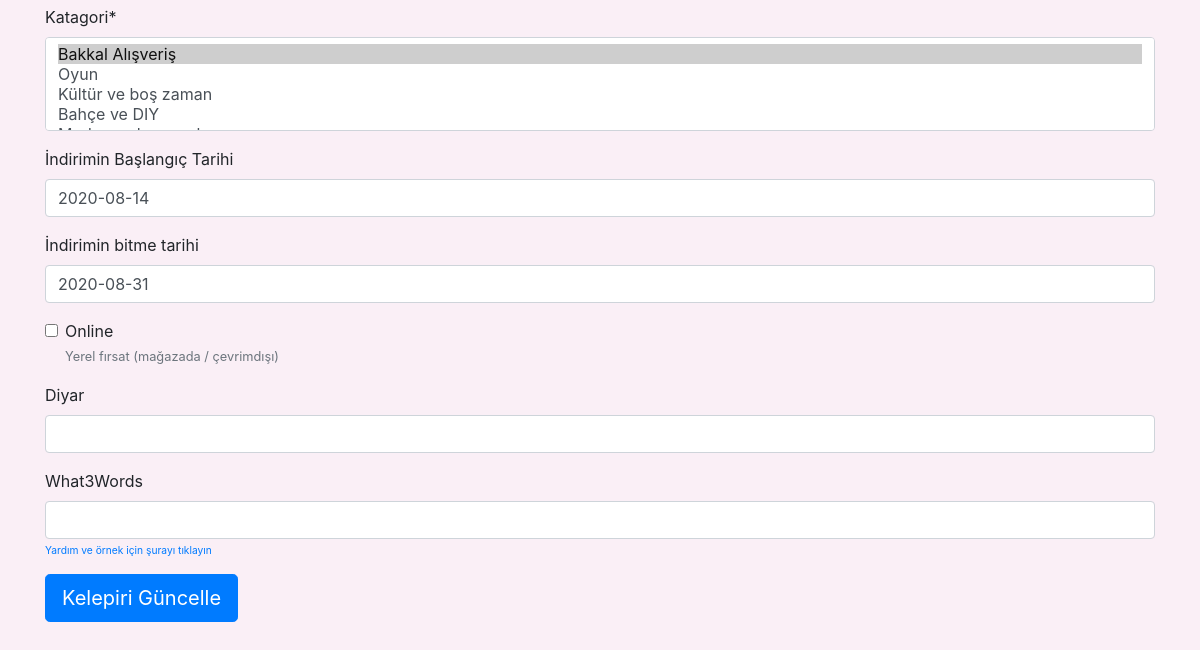
The page /madde_guncelle/1 (signed in, lower part) on the database as committed earlier.
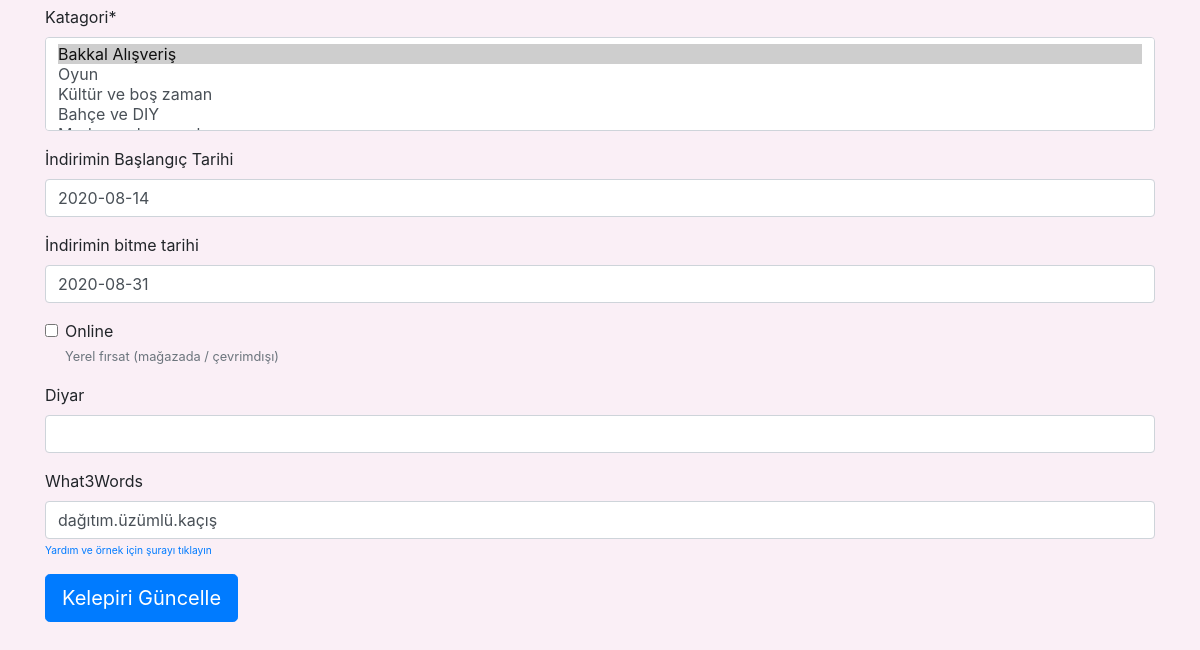
The same page on the database as committed later.
### madde/models.py (models this page shows, shortened)
class Maddeler(models.Model):
    paylasan = models.ForeignKey(User, on_delete=models.CASCADE)
    url = models.URLField(max_length=200, blank=True, null=True, help_text='<small>Kelepir internetten bulunduysa şurda websiteyi paylaşın</small>')
    satici = models.CharField(max_length=200, blank=True)
    fiyat = models.DecimalField(max_digits=8, decimal_places=2, help_text='İndirimli fıyat')
    orjinalFiyat = models.DecimalField(max_digits=8, decimal_places=2, blank=True, null=True, help_text='Orjinal fiyat', verbose_name='orjinal Fiyatı')
    kargo = models.BooleanField(help_text='Kargo ücretsizse burayı tıklayın',null=True)
    kupon = models.CharField(max_length=100, null=True, blank=True, help_text='Bildirmek istediğiniz kupon varsa, buraya yazın')
    baslik = models.CharField(max_length=300, help_text='Kısa bir tanımlayıcı başlık', verbose_name='Başlık')
    ayrintilar = RichTextField(max_length=1000, help_text='Kelepiri kendi sözlerinizle anlatın ve neden kaçılmaz fırsat olduğunu başkalarına açıklayın.' ,verbose_name='Detaylı ayrıntılar')
    goruntu = models.ImageField(upload_to='madde_goruntuleri', null=True, blank=True, default="madde_goruntuleri/shopping.jpg", help_text='bir resim yüklemek, başkalarının anlaşmayı daha iyi anlamasına yardımcı olur', verbose_name='Görüntü')
    katagori = models.ManyToManyField('Katagoriler')
    bas_tarih = models.DateField(blank=True, null=True,verbose_name='İndirimin Başlangıç Tarihi')
    son_tarih = models.DateField(blank=True, null=True, verbose_name='İndirimin bitme tarihi')
    online = models.BooleanField(help_text='Yerel fırsat (mağazada / çevrimdışı)')
    diyar = models.CharField(max_length=100, null=True, blank=True)
    derece = models.IntegerField(default='0', null=True, blank=True)
    duyurmaTarihi = models.DateTimeField(default=timezone.now) # auto_now=False, auto_now_add=True, blank=True
    kaynamavakti = models.DateTimeField(null=True, blank=True, auto_now=False, auto_now_add=False)
    bookmarked = models.ManyToManyField(User, related_name='bookmarked', default=None, blank=True)
    tukenmiscagiri = models.ManyToManyField(User, related_name='expired_call', default=None, blank=True)
    tukenmisSayi = models.IntegerField(default=0, null=True, blank=True)
    aktif = models.BooleanField(default=True)
    oylar = models.IntegerField(default=0, null=True, blank=True)
    oyveren = models.ManyToManyField(User, blank=True, related_name="collected_votes")
    w3w = models.CharField(max_length=100, null=True, blank=True,verbose_name='What3Words', help_text='<a href="https://what3words.com/susma.hurma.e%C5%9Fyal%C4%B1"><small>Yardım ve örnek için şurayı tıklayın</small></a>')
    comments = GenericRelation(Comment)
    """@property
    def total_degrees(self):
        return self.derece"""

### madde/views.py (the view)
# urls.py: path('madde_guncelle/<int:pk>', views.madde_guncelle, name='madde_guncelle'),
@login_required
def madde_guncelle(request, pk):
    madde = Maddeler.objects.get(id=pk)
    if request.method == 'POST':
        edit_form = DealEditForm(data=request.POST or None, instance=madde, files=request.FILES)
        if edit_form.is_valid():
            edit_form.save()
            return redirect('madde_detay', pk=madde.id)
    else:
        edit_form = DealEditForm(instance=madde)
    context = {
        'edit_form': edit_form,
        'madde':madde,
    }
    return render(request, 'madde/deal_edit.html', context)

### madde/forms.py
class DealEditForm(forms.ModelForm):
    class Meta:
        model = Maddeler
        exclude = ('paylasan','derece', 'duyurmaTarihi', 'kaynamavakti', 'bookmarked', 'tukenmiscagiri', 'tukenmisSayi', 'aktif', 'oylar', 'oyveren','allow_comments')

### madde/models.py (called while the page is built)
    def __str__(self):
        return self.kategori

### madde/templates/madde/deal_edit.html (shortened to what this page needs)
{% extends 'temel.html' %}
{% load crispy_forms_tags %}
{% block content %}
<br>
  <br><hr>
  <form action="{% url 'madde_guncelle' madde.pk %}" method="POST" enctype="multipart/form-data">
    {{ edit_form | crispy }}
    <input type="submit" class="btn btn-primary btn-lg" value="Kelepiri Güncelle" />
  </form>
<br>
<br>
{% endblock %}

Rows that differ between the two databases and show on the page:
changed Maddeler: w3w (not shown) → "dağıtım.üzümlü.kaçış"
